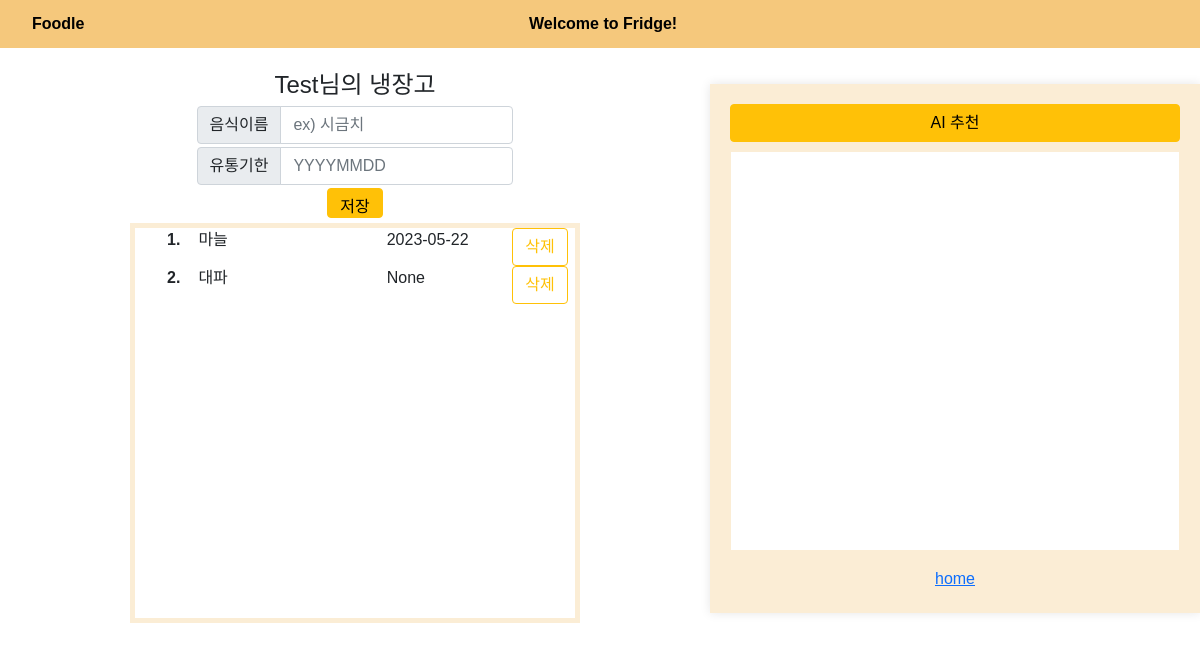
/myfridge/ (signed in), run on an earlier commit of the app's database.
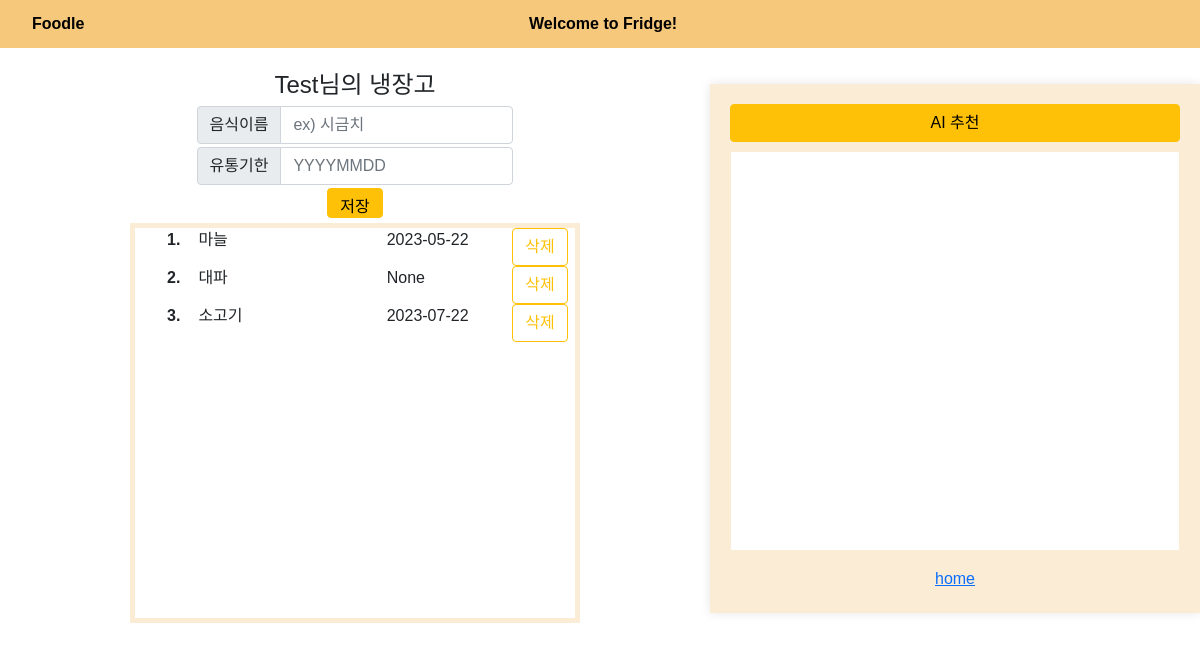
And on a later commit of the database.
### models.py (models this page shows)
class Fridge(db.Model):
    __tablename__ = 'fridge'
    id = db.Column(db.Integer, primary_key=True)
    food = db.Column(db.Text, nullable=False)
    exp_date = db.Column(db.Date, nullable=True)
    user_id=db.Column(db.Integer, db.ForeignKey('user.id'))

### fridge/fridge.py (the view)
@fridge.route('/', methods=['GET'])
def myfridge():
    if 'user_id' not in session:
        return redirect(url_for('auth.login'))
    openai_bot.messages_clear()
    foods = Fridge.query.filter_by(user_id=session['user_id']).all()
    return render_template('fridge.html', user_name=session['username'], foods=foods)

### fridge/templates/fridge.html (shortened to what this page needs)
<!DOCTYPE html>
<html>
<head>
    <link href="https://cdn.jsdelivr.net/npm/bootstrap@5.1.3/dist/css/bootstrap.min.css"
    rel="stylesheet">
    <link rel="stylesheet" href="static/fridge.css">
    <link rel="stylesheet" href="static/topbar.css">
</head>
<body>
    <div id="Topbar" class="Tobar">
        <ul class="Topul">
            <a href="/home" class="Topa" id="init">Foodle</a>
            <a  class="Topa" id="mainpage">Welcome to Fridge!</a>
        </ul>
    </div>
    <div class="Fridge">
        <div class="FridgeContent">
            <div class="MyFridge">{{ user_name }}님의 냉장고</div>
            <form method="POST" class="SumbitFood" action="{{ url_for('fridge.updatefridge') }}">
                <div class="input-group mb-3">
                    <span class="input-group-text" id="basic-addon1">음식이름</span>
                    <input type="text" class="form-control" placeholder="ex) 시금치" aria-label="food_name" name="food" required>
                </div>
                <div class="input-group mb-3">
                    <span class="input-group-text" id="basic-addon1">유통기한</span>
                    <input type="text" class="form-control" placeholder="YYYYMMDD" aria-label="expiration_date" name="exp_date">
                </div>
                <button class="btn btn-warning" id="savebtn" type="submit">저장</button>
            </form>
            <ol class="Scrollable Foods" id="foods">
                {% for fridge_food in foods %}
                <li class="FoodList">
                    <span class="FoodNumber">{{ loop.index }}.</span>
                    <div class="FoodName"> {{ fridge_food.food }}</div>
                    <div class="FoodExpir">{{ fridge_food.exp_date }}</div>
                    <form method="POST" action="{{ url_for('fridge.deletefood', food_id=fridge_food.id) }}" onsubmit="return confirmDelete();">
                        <button class="btn btn-outline-warning" type="submit">삭제</button>
                    </form>
                </li>
                {% endfor %}
            </ol>
        </div>
        <div class="RecommandContent">
            <div class="AiBtn">
                <button id="rec_button" class="rec_button btn btn-warning" onclick="recommendRecipe('recommendation')">AI 추천</button>
            </div>
            <div class="Scrollable Recommand" name="recommand" id="recommand">
            </div>
            <div class="FtnBtn">
                <a href="{{ url_for('home.dashboard')}}">
                    home
                </a>
            </div>
        </div>
    </div>
</body>

### fridge/static/fridge.css (style rules this page uses)
body { overflow: hidden; }
.Fridge { display: flex; }
.FridgeContent { flex: 2; display: flex; flex-direction: column; align-items: center; justify-content: center; }
.MyFridge { font-size: 24px; margin: 3px; }
#savebtn { height: 30px; }
.SumbitFood { display: flex; flex-direction: column; align-items: center; height: auto; }
.mb-3 { height: 25px; }
.Foods { font-size: 16px; margin-bottom: 20px; margin: 5px 0px 10px 0px; border: 5px solid #fbedd5; resize: none; outline-color: #fbedd5; background-color: #ffff; width: 450px; height: 400px; }
.FoodList { display: grid; grid-template-columns: 0.5fr 3fr 2fr 1fr; }
.FoodNumber { margin-right: 5px; font-weight: bold; }
.RecommandContent { flex: 1; display: grid; max-width: 600px; background-color: #fbedd5; margin: 20px auto; padding: 20px; box-shadow: 0 0 10px rgba(0, 0, 0, 0.1); }
.AiBtn { display: flex; flex-direction: column; }
.FtnBtn { display: flex; flex-wrap: nowrap; justify-content: center; align-items: center; }
.Scrollable { overflow-y: scroll; }
.Recommand { font-size: 16px; margin-bottom: 20px; margin: 5px 0px 10px 0px; border: 1px solid #fbedd5; resize: none; padding: 8px; outline-color: #fbedd5; }
#recommand { background-color: #ffff; width: 450px; height: 400px; text-align: center; }
.rec_button { display: block; }

### fridge/static/topbar.css (style rules this page uses)
body { font-family: Arial, sans-serif; }
#Topbar { width : 100%; }
.Topul { list-style-type: none; height: 48px; width: 100%; background-color: rgb(245, 200, 124); display: grid; grid-template-columns: 1fr 1.35fr; }
.Topa { color: black; display: flex; font-weight: bold; text-decoration: none; align-items: center; flex-direction: row; }
#init { width: 50px; }
#mainpage { width: 160px }

What changed in the data, as far as the page shows it:
added Fridge: food "소고기", exp_date "2023-07-22"
